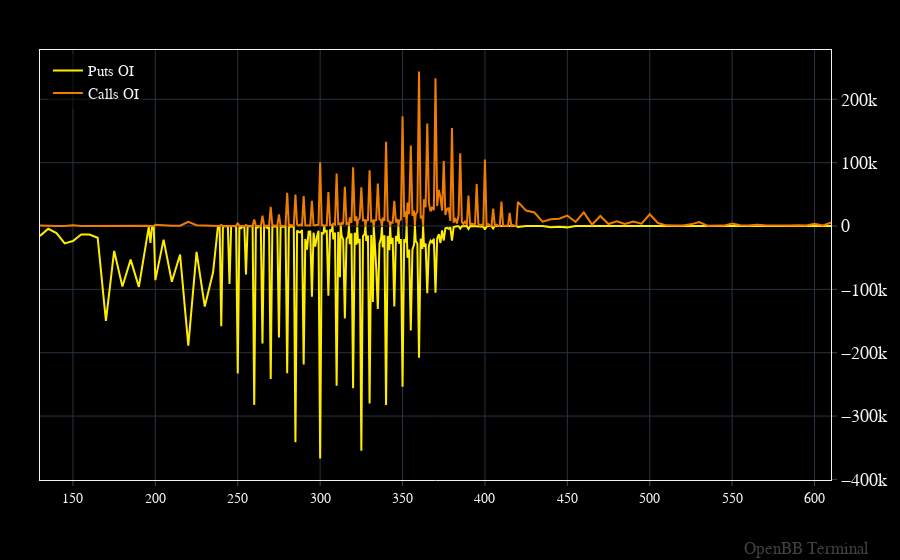

Notebook code for this chart:
### Code cell
openbb.forecast.plot(strike_oi, strike_oi.columns.to_list())

### Figure 1 — Plotly figure (JSON) as saved in the notebook; plotly's stock layout.template omitted (floating-point values rounded to 4 significant figures; data arrays with more than 128 entries replaced by an {"elided": "..."} marker saying what was removed)
{"data": [{"hovertemplate": "%{y}<extra></extra>", "name": "Puts OI", "type": "scatter", "x": {"elided": "260 float values"}, "y": {"elided": "260 int values"}}, {"hovertemplate": "%{y}<extra></extra>", "name": "Calls OI", "type": "scatter", "x": {"elided": "260 float values"}, "y": {"elided": "260 int values"}}], "layout": {"annotations": [{"font": {"color": "gray", "size": 17}, "opacity": 0.5, "showarrow": false, "text": "OpenBB Terminal", "x": 1, "xanchor": "right", "xref": "paper", "xshift": 40, "y": 0, "yanchor": "bottom", "yref": "paper", "yshift": -80}], "bargap": 0, "bargroupgap": 0, "barmode": "overlay", "legend": {"orientation": "v"}, "margin": {"b": 80, "l": 40, "r": 50, "t": 50}}}
